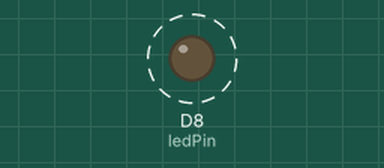
Recording of a sketch running on a simulated Arduino MKR. Parts: output pins drawn as LEDs (lit = HIGH). Dashed ring = blinking. WiFi joins after 1.5 s; servers stay silent unless stated; no MQTT or app messages arrive unless stated; what the sketch prints to the serial monitor is not drawn.

Above: at 1.7 s.
Timing chart, 0 to 6.2 s (numbered marks = the images above):
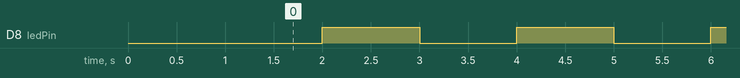

The sketch:

recevier.ino
```cpp
#include <ArduinoMqttClient.h>
#include <WiFiNINA.h>

char ssid[] = "Chinar";        // your network SSID
char pass[] = "gupta123";    // your network password

WiFiClient wifiClient;
MqttClient mqttClient(wifiClient);

const char broker[] = "mqtt-dashboard.com";
int port = 1883;
const char topic[] = "chinar";

const int ledPin = 8; // Use a specific pin number for your LED

void setup() {
  // Initialize serial and wait for port to open:
  Serial.begin(9600);
  while (!Serial) {
    ; // wait for serial port to connect. Needed for native USB port only
  }
  // Attempt to connect to the Wi-Fi network:
  Serial.print("Attempting to connect to SSID: ");
  Serial.println(ssid);
  while (WiFi.begin(ssid, pass) != WL_CONNECTED) {
    // Failed, retry
    Serial.print(".");
    delay(5000);
  }

  Serial.println("You're connected to the network");
  Serial.println();

  Serial.print("Attempting to connect to the MQTT broker: ");
  Serial.println(broker);

  if (!mqttClient.connect(broker, port)) {
    Serial.print("MQTT connection failed! Error code = ");
    Serial.println(mqttClient.connectError());

    while (1);
  }

  Serial.println("You're connected to the MQTT broker!");
  Serial.println();

  // Set the message receive callback
  mqttClient.onMessage(onMqttMessage);

  Serial.print("Subscribing to topic: ");
  Serial.println(topic);
  Serial.println();

  // Subscribe to a topic
  mqttClient.subscribe(topic);

  Serial.print("Topic: ");
  Serial.println(topic);

  // Initialize the LED pin as an output
  pinMode(ledPin, OUTPUT);
}

void loop() {
  // Call poll() regularly to allow the library to receive MQTT messages and
  // send MQTT keep-alive messages to avoid being disconnected by the broker
  mqttClient.poll();

  // Your LED control logic here, e.g., blink the LED
  if (millis() % 2000 < 1000) {
    digitalWrite(ledPin, HIGH); // Turn on LED for 1 second
  } else {
    digitalWrite(ledPin, LOW);
  }
}

// Callback function for MQTT messages
void onMqttMessage(int messageSize) {
  // Handle incoming MQTT messages here if needed
}
```

Measured:
- by itself, D8 (ledPin): alternates HIGH for 1.0 s and LOW for 1.0 s
